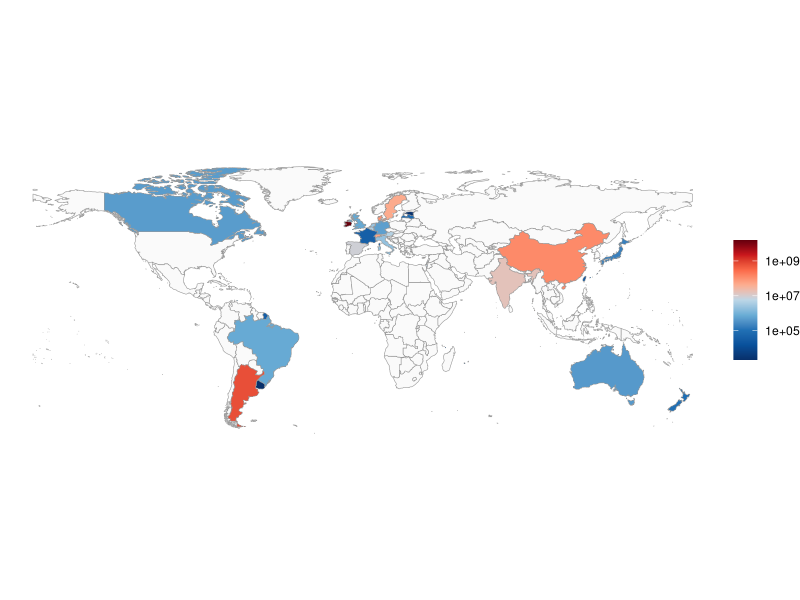
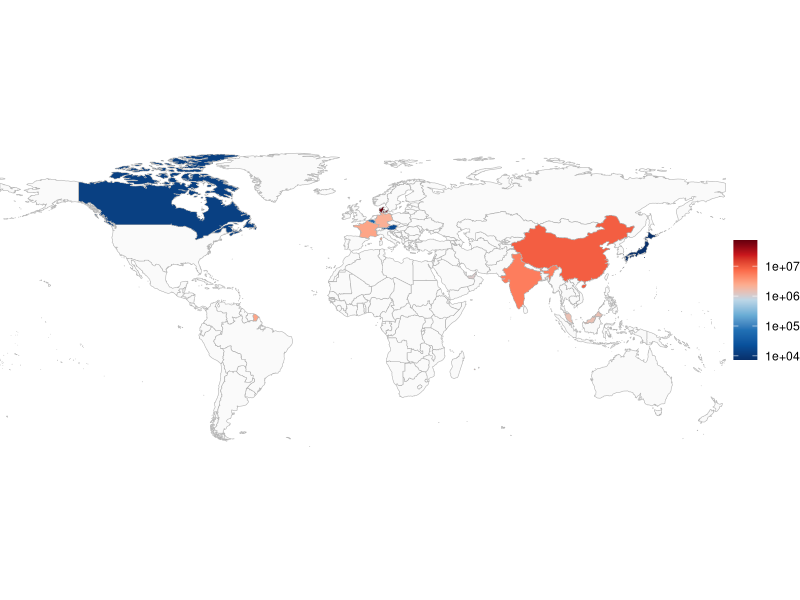

Here is the R script that generated these plots, in order:
# Install packages if not yet installed
# install.packages(c("dplyr", "ggplot2", "rnaturalearth", "sf"))

library(dplyr)
library(ggplot2)
library(rnaturalearth)
library(sf)

# semaglutide ----------
# Your data
df <- data.frame(
  Country = c("Israel", "India", "China", "Hong Kong", "Japan", "South Korea", "Taiwan", "Australia", "New Zealand",
              "Austria", "Belgium", "Denmark", "Estonia", "France", "Germany", "Ireland", "Italy", "Latvia",
              "Netherlands", "Spain", "Sweden", "Switzerland", "United Kingdom", "Canada",
              "Argentina", "Brazil", "Uruguay"),
  Value = c(6975795, 15867141, 122621983, 1415000, 182200, 74675, 27400, 407565, 100000,
            4762035, 4202971, 94022148, 2440, 37883, 496647, 15415235436, 2019862, 81150,
            2435519, 8524045, 45573494, 57116815, 672440,  446570,
            650379122, 705534, 2130)
)


# Load world map and remove Antarctica
world <- ne_countries(scale = "medium", returnclass = "sf") %>%
  filter(name != "Antarctica")

# Match country names for joining
df$Country[df$Country == "South Korea"] <- "Republic of Korea"
df$Country[df$Country == "United States"] <- "United States of America"

# Merge trade data with world map
world_merged <- world %>% left_join(df, by = c("name" = "Country"))


# Use a darker, high-contrast palette (deep blue to black-red)
dark_colors <- c("#08306b", "#08519c", "#2171b5", "#6baed6", "#bdd7e7", "#fcae91", "#fb6a4a", "#cb181d", "#67000d")

# Plot
ggplot(data = world_merged) +
  geom_sf(aes(fill = Value), color = "grey60", size = 0.1) +
  scale_fill_gradientn(
    colors = dark_colors,
    na.value = "grey98",
    name = NULL,  
    trans = "log10"
  ) +
  theme_void() +
  theme(legend.position = "right")


# insulin ---------
# Updated dataset
df2 <- data.frame(
  Country = c("United Arab Emirates", "India", "China", "Japan", "Malaysia", "Austria",
              "Belgium", "Denmark", "France", "Germany", "Canada"),
  Value = c(1105200, 5433833, 9004392, 7400, 1487362, 18007,
            50624, 73750325, 2728543, 2187694, 12868)
)

# Merge trade data with the world map
world_merged2 <- world %>% left_join(df2, by = c("name" = "Country"))


# Plot the map
ggplot(data = world_merged2) +
  geom_sf(aes(fill = Value), color = "grey70", size = 0.3) +
  scale_fill_gradientn(
    colors = dark_colors,
    na.value = "grey98",
    name = NULL,  
    trans = "log10"
  ) +
  theme_void() +
  theme(legend.position = "right")+
  coord_sf(
    xlim = c(-180, 180),
    ylim = c(-60, 85),
    expand = FALSE
  ) 
